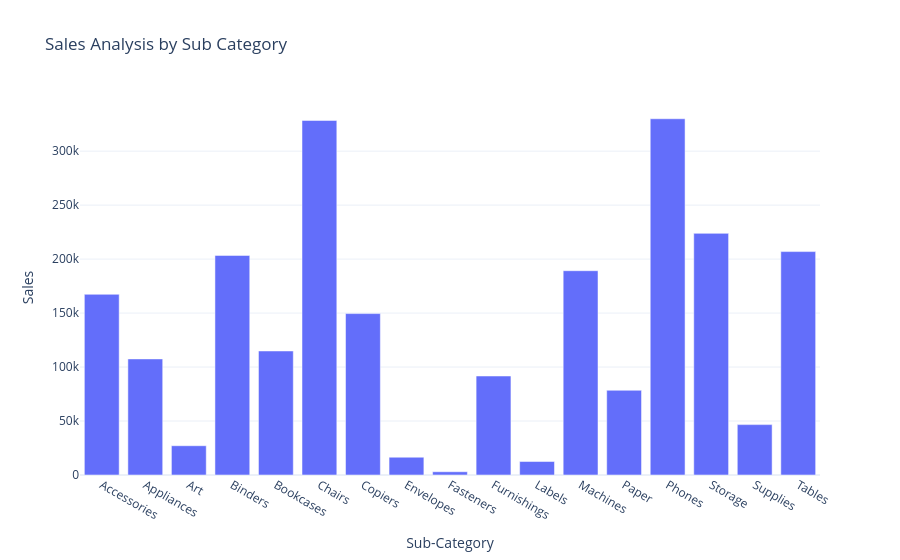

Write notebook code for a chart like this one.
### Code cell
fig=px.bar(sales_by_subcategory,
           x='Sub-Category',
           y='Sales',
           title='Sales Analysis by Sub Category')
fig.show()

### Figure 1 — Plotly figure (JSON) as saved in the notebook; plotly's stock layout.template omitted (floating-point values rounded to 4 significant figures)
{"data": [{"hovertemplate": "Sub-Category=%{x}<br>Sales=%{y}<extra></extra>", "legendgroup": "", "marker": {"color": "#636efa", "pattern": {"shape": ""}}, "name": "", "orientation": "v", "showlegend": false, "textposition": "auto", "type": "bar", "x": ["Accessories", "Appliances", "Art", "Binders", "Bookcases", "Chairs", "Copiers", "Envelopes", "Fasteners", "Furnishings", "Labels", "Machines", "Paper", "Phones", "Storage", "Supplies", "Tables"], "xaxis": "x", "y": [167400.0, 107500.0, 27120.0, 203400.0, 114900.0, 328400.0, 149500.0, 16480.0, 3024.0, 91710.0, 12490.0, 189200.0, 78480.0, 330000.0, 223800.0, 46670.0, 207000.0], "yaxis": "y"}], "layout": {"barmode": "relative", "legend": {"tracegroupgap": 0}, "title": {"text": "Sales Analysis by Sub Category"}, "xaxis": {"anchor": "y", "domain": [0, 1], "title": {"text": "Sub-Category"}}, "yaxis": {"anchor": "x", "domain": [0, 1], "title": {"text": "Sales"}}}}
